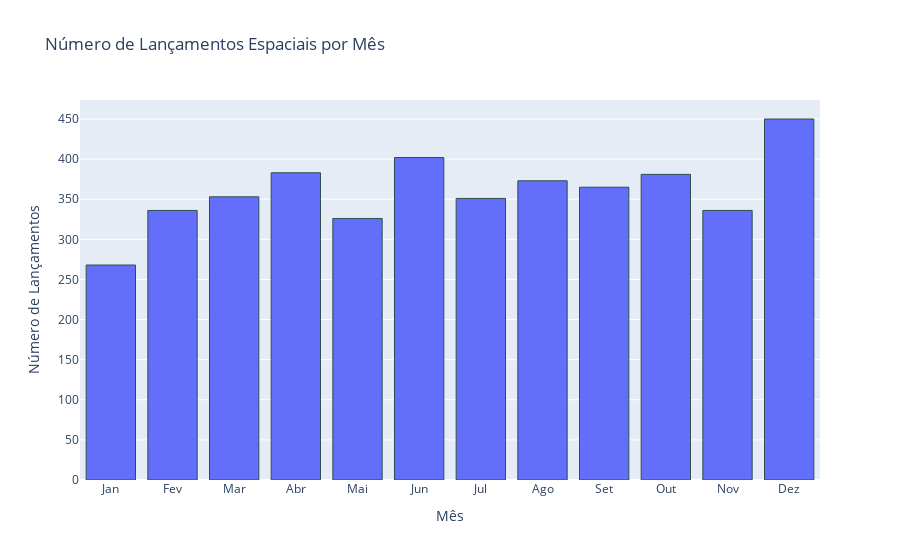

This figure's notebook cell:
### Markdown cell above
O gráfico oferece uma perspectiva histórica sobre a frequência dos lançamentos. Observa-se um rápido crescimento nos anos 1960 e 1970, impulsionado pela corrida espacial entre EUA e URSS, com picos significativos por volta de 1967-1968 e novamente em meados dos anos 1970 (1975-1976), quando ambos os países realizavam dezenas de lançamentos anuais. Após esses picos, houve uma ligeira diminuição na frequência nos anos 1980 e 1990, e uma estabilização nos anos 2000. No entanto, a década de 2010 mostra um ressurgimento notável no número de lançamentos, com um novo pico em 2018 (quase 120 lançamentos), impulsionado pela ascensão de novos players como a China, o crescimento de empresas privadas e o aumento da demanda por serviços de lançamento de satélites, indicando uma nova era de expansão espacial.

### Code cell
# Em relação aos meses, o mês com mais lançamentos espaciais foi:
mes_mais_lancamentos = df['Date'].dt.month.value_counts().idxmax()
print(f"O mês com mais lançamentos espaciais foi {mes_mais_lancamentos}.")

# Gráfico com o número de lançamentos por mês, individualizando os meses
fig_mes = px.bar(df['Date'].dt.month.value_counts().sort_index(), 
                 x=df['Date'].dt.month.value_counts().sort_index().index, 
                 y=df['Date'].dt.month.value_counts().sort_index().values, 
                 title='Número de Lançamentos Espaciais por Mês',
                 labels={'x': 'Mês', 'y': 'Número de Lançamentos'})
fig_mes.update_layout(xaxis_title='Mês', yaxis_title='Número de Lançamentos')
# Separa as barras
fig_mes.update_traces(marker=dict(line=dict(width=1, color='DarkSlateGrey')))
fig_mes.update_xaxes(tickvals=np.arange(1, 13), 
                     ticktext=['Jan', 'Fev', 'Mar', 'Abr', 'Mai', 'Jun', 
                               'Jul', 'Ago', 'Set', 'Out', 'Nov', 'Dez'])  # Formata o eixo x para mostrar os meses
fig_mes.show()

### Figure 1 — Plotly figure (JSON) as saved in the notebook; plotly's stock layout.template omitted (floating-point values rounded to 4 significant figures)
{"data": [{"hovertemplate": "Mês=%{x}<br>Número de Lançamentos=%{y}<extra></extra>", "legendgroup": "", "marker": {"color": "#636efa", "line": {"color": "DarkSlateGrey", "width": 1}, "pattern": {"shape": ""}}, "name": "", "orientation": "v", "showlegend": false, "textposition": "auto", "type": "bar", "x": [1, 2, 3, 4, 5, 6, 7, 8, 9, 10, 11, 12], "xaxis": "x", "y": [268, 336, 353, 383, 326, 402, 351, 373, 365, 381, 336, 450], "yaxis": "y"}], "layout": {"barmode": "relative", "legend": {"tracegroupgap": 0}, "title": {"text": "Número de Lançamentos Espaciais por Mês"}, "xaxis": {"anchor": "y", "domain": [0, 1], "ticktext": ["Jan", "Fev", "Mar", "Abr", "Mai", "Jun", "Jul", "Ago", "Set", "Out", "Nov", "Dez"], "tickvals": [1, 2, 3, 4, 5, 6, 7, 8, 9, 10, 11, 12], "title": {"text": "Mês"}}, "yaxis": {"anchor": "x", "domain": [0, 1], "title": {"text": "Número de Lançamentos"}}}}
